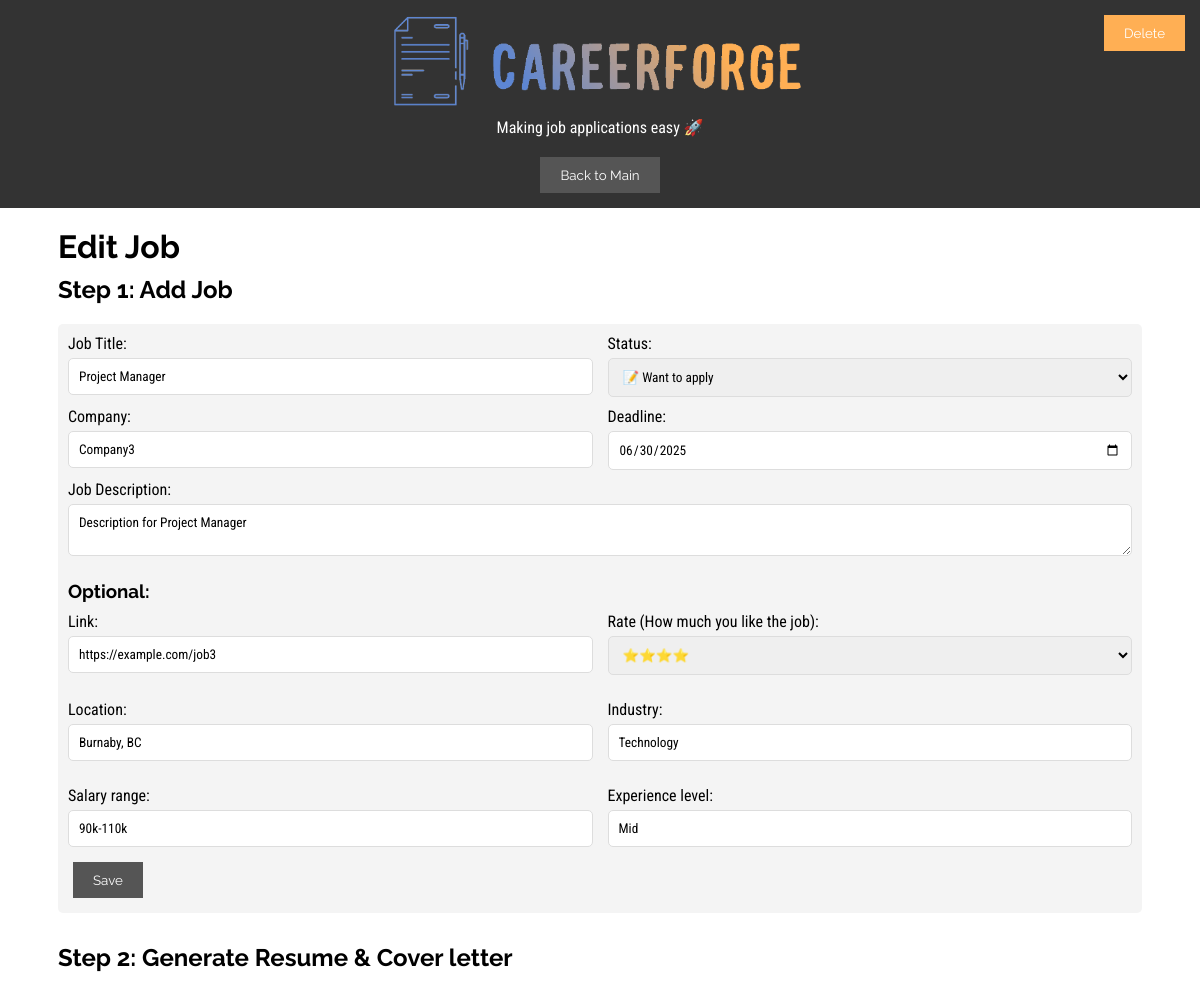
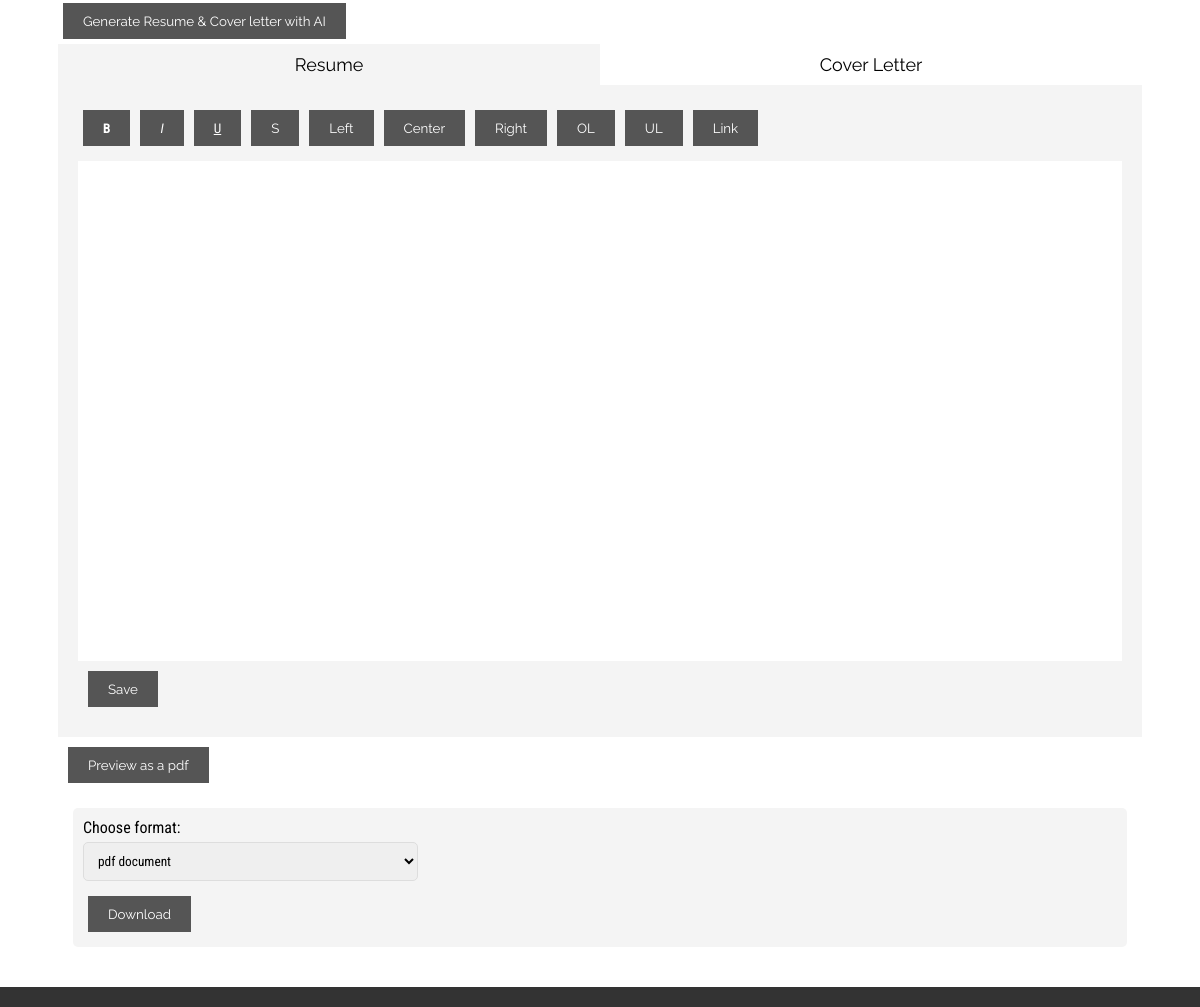
Screenshot of /newJob/5 (signed in) with the database file from the repository (2 pictures, top to bottom).
### tables this page shows
CREATE TABLE jobs (
            id INTEGER PRIMARY KEY AUTOINCREMENT,
            userId INTEGER, 
            jobTitle TEXT,
            location TEXT,
            industry TEXT,
            deadline DATE,
            salaryRange TEXT,
            experienceLevel TEXT,
            rate INTEGER,
            description TEXT,
            status TEXT,
            link TEXT,
            company TEXT,
            FOREIGN KEY (userId) REFERENCES users(id)
        );

### main.py (the view)
@app.route('/newJob', methods=['GET', 'POST'])
@app.route('/newJob/<int:jobId>', methods=['GET', 'POST'])
def newJob(jobId=None):
    if 'userId' not in session:
        return redirect(url_for('login'))
    userId = session['userId']
    return JobController.newJob(jobId, userId)

### controllers/jobController.py (called while the page is built, shortened)
    @staticmethod
    def newJob(jobId, userId):
        job = None
        if jobId:
            job = JobModel.getJobById(jobId)
        return render_template('newJob.html', job=job)

### models/jobModel.py (called while the page is built)
    @staticmethod
    def getJobById(jobId):
        conn = sqlite3.connect('database.db')
        cursor = conn.cursor()
        cursor.execute('SELECT * FROM jobs WHERE id = ?', (jobId,))
        job = cursor.fetchone()
        conn.close()
        return job

### templates/newJob.html (shortened to what this page needs)
<!DOCTYPE html>
<html lang="en">
	<head>
		<link rel="stylesheet" href="{{ url_for('static', filename='css/styles.css') }}">
		<link rel="stylesheet" href="{{ url_for('static', filename='css/styles.css') }}">
		<link href="https://cdn.quilljs.com/1.3.6/quill.snow.css" rel="stylesheet">
	</head>
	<body>
		<div id="#wrapper">
			<header>
				<div class="logo">
					<img src="{{ url_for('static', filename='media/logo.png') }}" alt="Logo" class="logo">
					<p class="slogan">Making job applications easy &#128640;</p>
				</div>
				<nav>
					<button onclick="location.href='/'">Back to Main</button>
				</nav>
			</header>
			<div id="content">
				<main>
					<h1>{{ 'Edit Job' if job else 'New Job' }}</h1>
					<div class="top-right-buttons">
						<button class="sign-out" type="button" onclick="confirmDelete({{ job[0] }})" class="delete-button">Delete</button>
					</div>
					<h2>Step 1: Add Job</h2>
					<form method="POST" action="{{ url_for('newJob', jobId=job[0] if job else None) }}">
						<div class="form-row">
							<div>
								<label for="job-title">Job Title:</label>
								<input type="text" id="job-title" name="job-title" value="{{ job[2] if job else '' }}" required>
							</div>
							<div>
								<label for="job-status">Status:</label>
								<select id="job-status" name="job-status" required>
									<option value="📝 Want to apply"
									  {% if job and job[10] == "📝 Want to apply" %}selected{% endif %}>
									  📝 Want to apply
									</option>
								  </select>
							</div>
						</div>
						<div class="form-row">
							<div>
								<label for="job-company">Company:</label>
								<input type="text" id="job-company" name="job-company" value="{{ job[12] if job else '' }}" required>
							</div>
							<div>
								<label for="deadline">Deadline:</label>
								<input type="date" id="deadline" name="deadline" value="{{ job[5] if job else '' }}" required>
							</div>
						</div>
						<label for="job-description">Job Description:</label>
						<textarea id="job-description" name="job-description" required>{{ job[9] if job else '' }}</textarea>
						<h3>Optional:</h3>
						<div class="optional-section">
							<div>
								<label for="job-link">Link:</label>
								<input type="url" id="job-link" name="job-link" value="{{ job[11] if job else '' }}">
							</div>
							<div>
								<label for="rate">Rate (How much you like the job):</label>
								<select id="rate" name="rate">
									<option value="4" {% if job and job[8] == 4 %}selected{% endif %}>&#11088;&#11088;&#11088;&#11088;</option>
								</select>
							</div>
							<div>
								<label for="job-location">Location:</label>
								<input type="text" id="job-location" name="job-location" value="{{ job[3] if job else '' }}">
							</div>
							<div>
								<label for="job-industry">Industry:</label>
								<input type="text" id="job-industry" name="job-industry" value="{{ job[4] if job else '' }}">
							</div>
							<div>
								<label for="job-salary">Salary range:</label>
								<input type="text" id="job-salary" name="job-salary" value="{{ job[6] if job else '' }}">
							</div>
							<div>
								<label for="job-level">Experience level:</label>
								<input type="text" id="job-level" name="job-level" value="{{ job[7] if job else '' }}">
							</div>
						</div>
						<button type="submit">Save</button>
					</form>
					<h2>Step 2: Generate Resume &amp; Cover letter</h2>
					<button>Generate Resume &amp; Cover letter with AI</button>
					<div class="tab-container">
						<button class="tab-btn active" onclick="switchTab('resume')">Resume</button>
						<button class="tab-btn" onclick="switchTab('cover-letter')">Cover Letter</button>
					</div>
					<div class="tab-content">
						<div class="toolbar">
							<button class="btn" onclick="document.execCommand('bold')"><b>B</b></button>
							<button class="btn" onclick="document.execCommand('italic')"><i>I</i></button>
							<button class="btn" onclick="document.execCommand('underline')"><u>U</u></button>
							<button class="btn" onclick="document.execCommand('strikeThrough')">S</button>
							<button class="btn" onclick="document.execCommand('justifyLeft')">Left</button>
							<button class="btn" onclick="document.execCommand('justifyCenter')">Center</button>
							<button class="btn" onclick="document.execCommand('justifyRight')">Right</button>
							<button class="btn" onclick="document.execCommand('insertOrderedList')">OL</button>
							<button class="btn" onclick="document.execCommand('insertUnorderedList')">UL</button>
							<button class="btn" onclick="document.execCommand('createLink')">Link</button>
						</div>
						<div id="resume" class="tab-panel active">
							<div class="editor" id="resume-editor"></div>
						</div>
						<button class="document-button">Save</button>
					</div>
					<button class="document-button">Preview as a pdf</button>
					<div class="download-form">
						<form method="POST" action="/download">
						  <div class="form-row-3">
							<div>
							  <label for="download-as">Choose format:</label>
							  <select id="download-as" name="download-as" required>
								<option value="1">pdf document</option>
							  </select>
							</div>
						  </div>
						  <button type="submit">Download</button>
						</form>
					  </div>
				</main>
			</div>
			<footer id="footer">
			</footer>
		</div>
	</body>
</html>

### static/css/styles.css (style rules this page uses)
*, *::before, *::after { margin: 0; padding: 0; box-sizing: border-box; font-family: "Roboto Condensed", sans-serif; }
html, body { height: 100%; }
body { margin: 0; padding: 0; background-color: white; display: flex; flex-direction: column; }
#content { max-width: 1124px; margin: 0 auto; padding: 0; display: flex; flex-direction: column; min-height: 100vh; }
h1, h2, h3, h4, h5, h6, button, li { font-family: "Raleway", sans-serif; }
input, textarea, select, p, span, a, td { font-family: "Roboto Condensed", sans-serif; }
button { background-color: #555; color: #fff; border: none; padding: 10px 20px; margin: 5px; cursor: pointer; }
::placeholder { font-family: "Roboto Condensed", sans-serif; }
header, footer { background-color: #333; color: #fff; padding: 10px 0; text-align: center; position: relative; }
nav { display: flex; justify-content: center; align-items: center; flex-wrap: wrap; }
.logo { text-align: center; }
.logo img { max-width: 450px; height: auto; }
.top-right-buttons { position: absolute; top: 10px; right: 10px; display: flex; flex-direction: column; gap: 5px; }
.sign-out { background-color: #FFAF54; }
.slogan { padding: 0 0 15px 0; }
main { padding: 20px; }
h2 { padding: 10px 0 15px 0; }
h3 { margin: 10px 0; }
#footer { position: relative; text-align: center; }
form { margin-bottom: 20px; margin-top: 5px; background-color: #f4f4f4; padding: 10px; gap: 15px; border-radius: 5px; }
form label { display: block; margin-bottom: 5px; }
form input, form textarea, form select { width: 100%; padding: 10px; margin-bottom: 10px; border: 1px solid #ddd; border-radius: 5px; }
.form-row { display: grid; grid-template-columns: 1fr 1fr; gap: 15px; }
.form-row-3 { display: grid; grid-template-columns: 1fr 1fr 1fr; gap: 15px; }
textarea { grid-column: span 2; }
.optional-section { display: grid; grid-template-columns: 1fr 1fr; gap: 15px; }
form button[type="submit"] { grid-column: span 2; }
.toolbar { display: flex; margin-bottom: 10px; }
.tab-container { display: flex; }
.tab-container button { margin: 0; color: black; }
.document-button { margin: 10px; }
.tab-btn { background-color: white; border: none; padding: 10px; flex: 1; text-align: center; cursor: pointer; font-size: 18px; }
.tab-btn.active { background-color: #f4f4f4; }
.tab-content { padding: 20px; background-color: #f4f4f4; }
.tab-panel { display: none; }
.tab-panel.active { display: block; background-color: white; }
.editor { min-height: 500px; max-height: 600px; padding: 20px; font-size: 16px; color: #333; line-height: 1.5; overflow-y: auto; overflow-x: hidden; }
.download-form { margin: 15px; }

### rows the page displays
jobs: job-title "Project Manager", job-status "📝 Want to apply", job-company "Company3", deadline "06/30/2025", job-description "Description for Project Manager", job-link "https://example.com/job3", rate "⭐⭐⭐⭐", job-location "Burnaby, BC", job-industry "Technology", job-salary "90k-110k", job-level "Mid"

### other values shown
{{ 'Edit Job' if job else 'New Job' }} "Edit Job"
